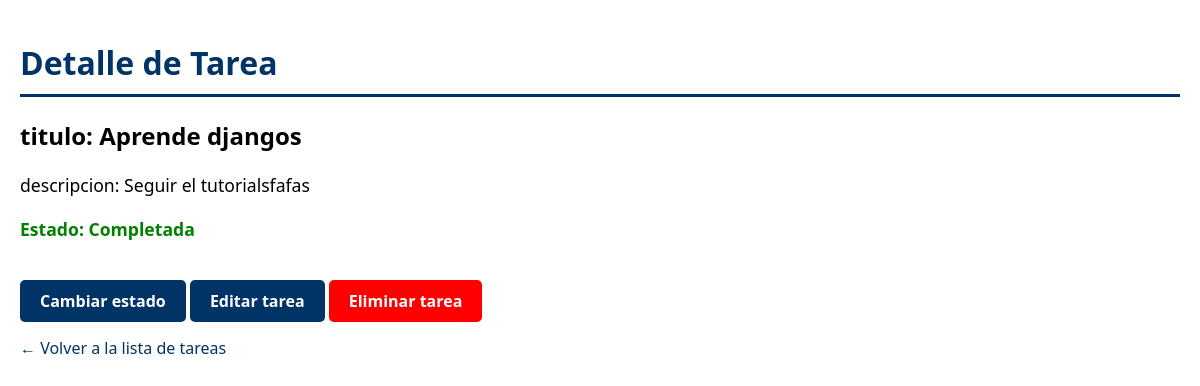
Page /tareas/1/ on the earlier database version.
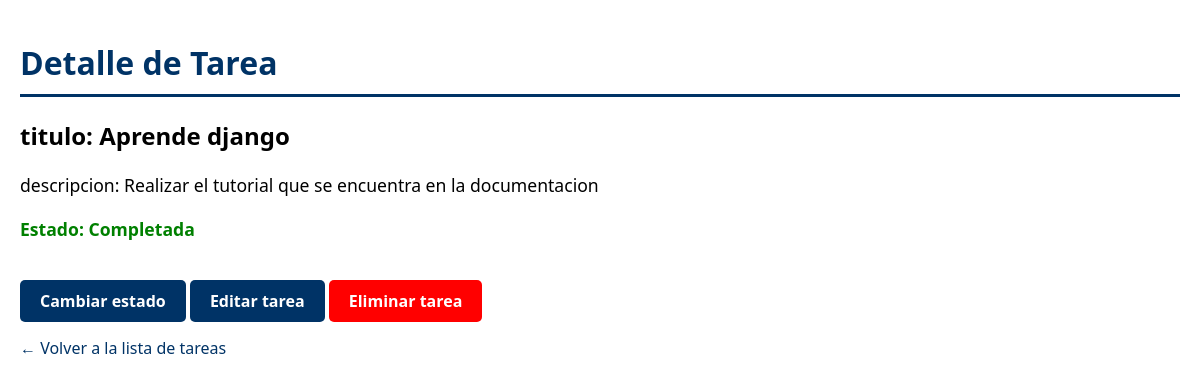
Same page on the later database version.
### tareas/models.py (models this page shows, shortened)
class Tarea(models.Model):
    titulo = models.CharField(max_length=255)
    descripcion = models.TextField(blank=True, null=True)
    completada = models.BooleanField(default=False)
    fecha_creacion = models.DateTimeField(auto_now_add=True)

### tareas/views.py (the view)
# urls.py: path('tareas/<int:tarea_id>/', views.detalle_tarea, name='detalle_tarea'),
def detalle_tarea(request, tarea_id):
    tarea = get_object_or_404(Tarea, pk=tarea_id)
    return render(request, 'tareas/detalle_tarea.html', {'tarea': tarea})

### tareas/templates/tareas/detalle_tarea.html (shortened to what this page needs)
<!DOCTYPE html>
<html lang="es">
<head>
</head>
<body>
    <h1>Detalle de Tarea</h1>
    <h2>titulo: {{ tarea.titulo }}</h1>
    <p>descripcion: {{ tarea.descripcion }}</p>
    <p class="estado {% if tarea.completada %}completada{% else %}pendiente{% endif %}">
        Estado: {% if tarea.completada %}Completada{% else %}Pendiente{% endif %}
    </p>
    <a href="{% url 'cambiar_estado_tarea' tarea.id %}" class="button">Cambiar estado</a>
<a href="{% url 'editar_tarea' tarea.id %}" style="color: #ffffff; font-weight: bold;" class="button">Editar tarea</a>
    <a href="{% url 'eliminar_tarea' tarea.id %}"
    onclick="return confirm('¿Estás seguro de que quieres eliminar esta tarea?');"
    style="color: rgb(255, 255, 255); font-weight: bold;" class="button2">
    Eliminar tarea
    </a>
    <br />
    <a href="{% url 'listar_tareas' %}" class="back-link">← Volver a la lista de tareas</a>
</body>
</html>

Differences in the rows shown:
changed Tarea: titulo "Aprende djangos" → "Aprende django"; descripcion "Seguir el tutorialsfafas" → "Realizar el tutorial que se encuentra en la documentacion"
